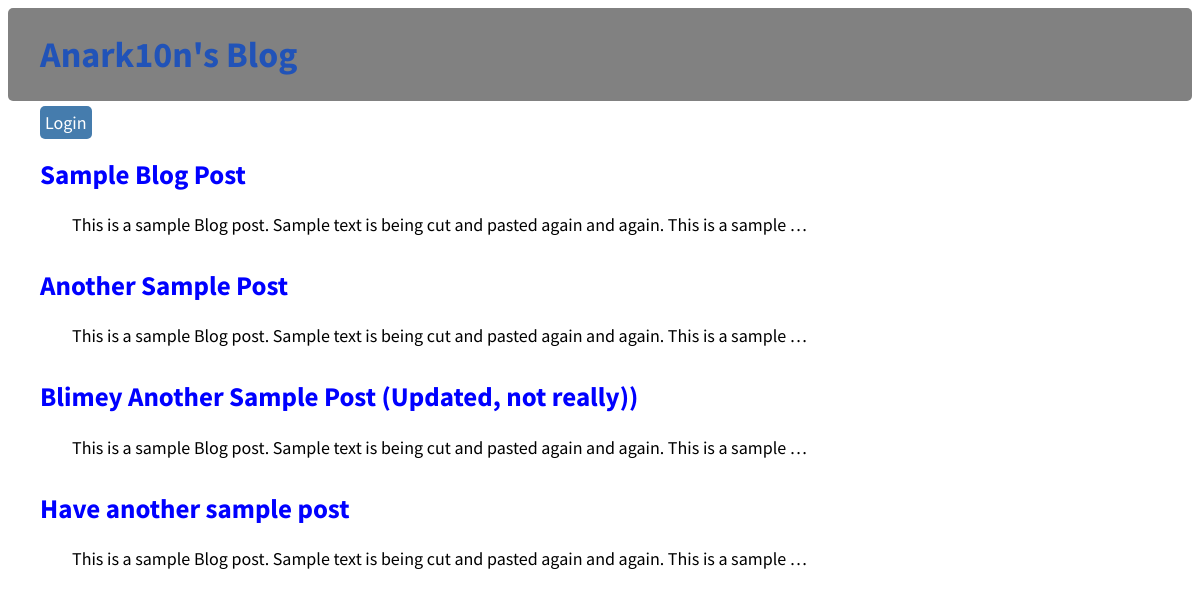
The page / on the database its author committed.
### blogs/models.py (models this page shows, shortened)
class Post(models.Model):
    author = models.ForeignKey('auth.User', on_delete=models.CASCADE,)
    title = models.CharField(max_length = 200)
    text = models.TextField()

### blogs/views.py (the view)
# urls.py: path('', views.BlogListView.as_view(), name='home'),
class BlogListView(ListView):
    model = Post
    template_name = 'home.html'

### templates/home.html
{% extends 'base.html' %}
{% block content %}
  {% for post in object_list %}
    <div class="post-entry">
      <h2><a href="{% url 'post_detail' post.pk %}">{{ post.title }}</a></h2>
      <p>{{ post.text|truncatewords:20}}</p>
    </div>
  {% endfor %}
{% endblock content %}

### templates/base.html (shortened to what this page needs)
{% load staticfiles %}
<html>
  <head>
    <link rel="stylesheet" href="{% static 'css/base.css' %}">
  </head>
  <body>
    <header>
      <div class="nav-left">
        <h1><a href="/">Anark10n's Blog</a></h1>
      </div>
    </header>
    <div class="userstate">
      {% if user.is_authenticated %}
        <span>Hi {{ user.username }}!</span>
        <span><a href="{% url 'post_new' %}">+ New Blog Post</a></span>
        <span><a href="{% url 'logout' %}">Logout</a></span>
      {% else %}
        <span><a href="{% url 'login' %}">Login</a></span>
      {% endif %}
    </div>
    <div class="container">
      {% block content %}
      {% endblock content %}
    </div>
  </body>
</html>

### static/css/base.css (style rules this page uses)
body { font-family: 'Source Sans Pro', sans-serif; font-size: 18px; }
header { margin-bottom: 10px; display: flex; background-color: #818181; border-radius: 5px; }
header h1 a { color: #2153b8; text-decoration: none; margin-left: 2rem; }
.nav-left { margin-right: auto; }
.userstate { margin-left: 2rem; }
.userstate span { background-color: #457cad; border-radius: 5px; color: white; padding: 5px; }
.userstate span a, .userstate span a:visited { color: white; text-decoration: none; }
.post-entry { margin-bottom: 2rem; }
.post-entry h2 { margin-left: 2rem; }
.post-entry h2 a, .post-entry h2 a:visited { color: blue; text-decoration: none; }
.post-entry p { margin: 0; margin-left: 4rem; font-weight: 400; }

### rows shown on the page
Post: title "Sample Blog Post", text "This is a sample Blog post. Sample text is being cut and pasted again and again. This is a sample …"
Post: title "Another Sample Post", text "This is a sample Blog post. Sample text is being cut and pasted again and again. This is a sample …"
Post: title "Blimey Another Sample Post (Updated, not really))", text "This is a sample Blog post. Sample text is being cut and pasted again and again. This is a sample …"
Post: title "Have another sample post", text "This is a sample Blog post. Sample text is being cut and pasted again and again. This is a sample …"
